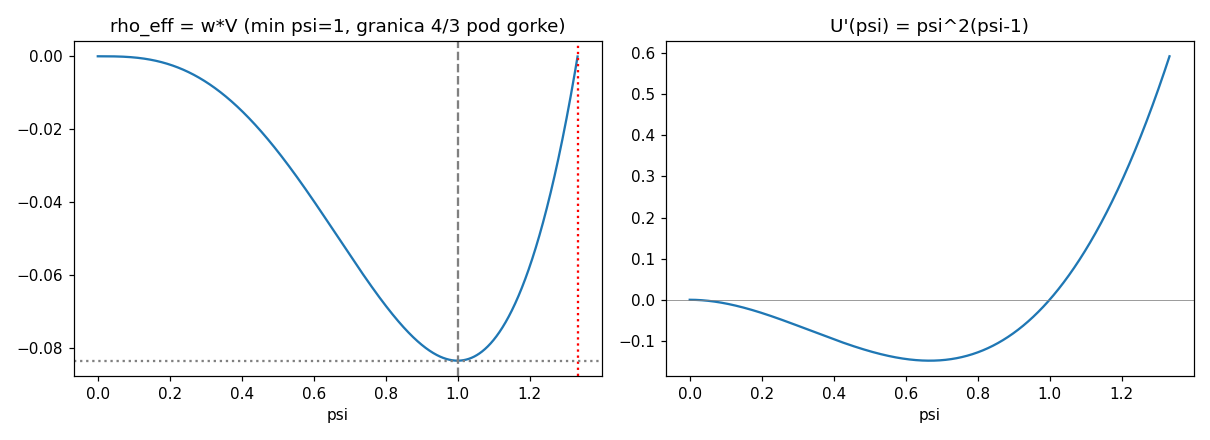

Write Python code to recreate this figure.
#!/usr/bin/env python3
# -*- coding: ascii -*-
"""
op-metric-pair-M911 (Phase 1) -- Q-A: krajobraz sektora grawitacyjnego
(w, V_M9.1'', K=K_geo psi^4), sympy + tabela kontrolna. ZERO relaksacji.

LOCK: Phase0_balance.md sec. 2 Phase 1; MD: Phase_method_decisions.md
sec. 1-3, 7. Formy (CYTATY sek08a, MD sec. 1):
  w(psi)   = psi/(4-3psi)                  [eq:vol-element-M911]
  V(psi)   = -gamma psi^2 (4-3psi)^2 / 12  [eq:V-M911]
  K(psi)   = K_geo psi^4                   [eq:K-coupling-unified]
Odczyt PRIMARY = B (MD sec. 2): kinetyka 1/2 K_geo psi^4 |grad psi|^2
(w * g^ij(M9.1'') = 1); odczyt A odnotowany: Keff_A = psi^5/(4-3psi).
rho_eff = w*V wspolne dla obu odczytow.

Q-A-PASS (litera LOCKa): minimum psi* in (0,4/3), rho''(psi*)>0,
rho_eff(4/3) > rho_eff(psi*), E ograniczone z dolu (kinetyka >=0 na
dziedzinie + inf rho_eff > -inf), brak kierunku ucieczki.
P1b gate: rho_eff sympy vs float w {0.5, 1, 7/6, 1.3}, zgodnosc 1e-12;
tozsamosci wielomianowe U=wV, U'=w'V+wV' (simplify==0).

REJESTR [INPUT]: K_geo=gamma=1; progi detektorow psi {5/6, 7/6};
pas graniczny 4/3-1e-6 (nieuzywany w Phase 1).
"""
import sympy as sp

OUT = ("C:/Users/Mateusz/Documents/ObsydnianMain/TGP/TGP_v1/research/"
       "op-metric-pair-M911-2026-09-02/Phase1_output.txt")
lines = []


def em(s=""):
    print(s, flush=True)
    lines.append(s)


psi = sp.symbols('psi', positive=True)
gamma, Kgeo = sp.Integer(1), sp.Integer(1)          # INPUT (LOCK sec.1)

w = psi / (4 - 3 * psi)                              # eq:vol-element-M911
V = -gamma * psi**2 * (4 - 3 * psi)**2 / 12          # eq:V-M911
K = Kgeo * psi**4                                    # eq:K-coupling-unified
rho = sp.simplify(w * V)                             # rho_eff = w*V
rho_poly = gamma * (psi**4 / 4 - psi**3 / 3)         # MD sec.3 (U_eff, lin.999)
Keff_B = K                                           # PRIMARY (odczyt B)
Keff_A = sp.simplify(w * K)                          # odczyt A (odnotowany)

em("=" * 78)
em("Phase 1 -- Q-A: krajobraz pary metrycznej (w, V_M9.1'', K)")
em("REJESTR [INPUT]: K_geo=1 gamma=1; formy CYTAT sek08a (MD sec.1);")
em("PRIMARY odczyt B (MD sec.2): Keff=psi^4; odczyt A: Keff_A=w*K")
em("=" * 78)
em()
em("w(psi)     = %s" % sp.sstr(w))
em("V(psi)     = %s" % sp.sstr(sp.factor(V)))
em("K(psi)     = %s" % sp.sstr(K))
em("rho_eff    = w*V = %s  (simplify)" % sp.sstr(sp.factor(rho)))
em("Keff (B)   = %s ; Keff_A (odczyt A) = %s" % (sp.sstr(Keff_B),
                                                 sp.sstr(sp.factor(Keff_A))))
em()

# ---------------------------------------------------------- tozsamosci (P1b)
id1 = sp.simplify(rho - rho_poly)
wprime = sp.simplify(sp.diff(w, psi))
Vprime = sp.simplify(sp.diff(V, psi))
Uprime_poly = gamma * psi**2 * (psi - 1)
id2 = sp.simplify(wprime * V + w * Vprime - Uprime_poly)
em("TOZSAMOSCI (warunek uzycia postaci wielomianowej w silniku, MD sec.3):")
em("  U := w*V - gamma*(psi^4/4 - psi^3/3)      simplify -> %s" % sp.sstr(id1))
em("  U' := w'V + wV' - gamma*psi^2*(psi-1)     simplify -> %s" % sp.sstr(id2))
em("  w'(psi) = %s ; V'(psi) = %s" % (sp.sstr(sp.factor(wprime)),
                                      sp.sstr(sp.factor(Vprime))))
em("  zera V': %s  (srednie progowe LOCKa: (2/3+1)/2=5/6, (1+4/3)/2=7/6)"
   % sp.sstr(sp.solve(Vprime, psi)))
ok_ids = (id1 == 0 and id2 == 0)
em("  -> tozsamosci: %s" % ("PASS" if ok_ids else "FAIL"))
em()

# --------------------------------------------------- P1a: punkty krytyczne
em("P1a: punkty krytyczne rho_eff na (0, 4/3)")
rp = sp.simplify(sp.diff(rho, psi))
rpp = sp.simplify(sp.diff(rho, psi, 2))
em("  rho'  = %s" % sp.sstr(sp.factor(rp)))
em("  rho'' = %s" % sp.sstr(sp.factor(rpp)))
crits = sorted(sp.solve(sp.Eq(rp, 0), psi))
em("  rho'=0 -> psi in %s" % [sp.sstr(c) for c in crits])
interior = [c for c in crits if sp.Rational(0) < c < sp.Rational(4, 3)]
em("  punkty krytyczne WEWNATRZ (0,4/3): %s" % [sp.sstr(c) for c in interior])
psi_star = None
for c in interior:
    curv = rpp.subs(psi, c)
    em("    psi=%s: rho=%s (=%.10f), rho''=%s (%s)"
       % (sp.sstr(c), sp.sstr(rho.subs(psi, c)),
          float(rho.subs(psi, c)), sp.sstr(curv),
          "MINIMUM (rho''>0)" if curv > 0 else
          ("MAKSIMUM" if curv < 0 else "degeneracja")))
    if curv > 0:
        psi_star = c
em()

# ------------------------------------------- zachowanie 0+, 4/3-, granice
lim0 = sp.limit(rho, psi, 0, '+')
lim43 = sp.limit(rho, psi, sp.Rational(4, 3), '-')
rho43 = rho.subs(psi, sp.Rational(4, 3))
em("  zachowanie: rho_eff(0+) = %s ; rho_eff(4/3-) = %s ; rho_eff(4/3)=%s"
   % (sp.sstr(lim0), sp.sstr(lim43), sp.sstr(rho43)))
em("  monotonia: rho' = psi^2(psi-1) < 0 na (0,1), > 0 na (1,4/3)")
mono_dn = sp.simplify(rp.subs(psi, sp.Rational(1, 2))) < 0
mono_up = sp.simplify(rp.subs(psi, sp.Rational(7, 6))) > 0
em("    kontrola: rho'(1/2)<0: %s ; rho'(7/6)>0: %s" % (mono_dn, mono_up))
rho_min = sp.minimum(rho, psi, sp.Interval(0, sp.Rational(4, 3)))
em("  globalne minimum rho_eff na [0,4/3]: %s (=%.10f)"
   % (sp.sstr(rho_min), float(rho_min)))
em()

# ------------------------------- pelna gestosc: znak wspolczynnika kinet.
em("  pelna gestosc e = 1/2*Keff|grad psi|^2 + rho_eff:")
kin_B_pos = sp.simplify(Keff_B) > 0            # psi^4>0 dla psi>0
kin_A_pos = all(sp.simplify(Keff_A.subs(psi, v)) > 0
                for v in [sp.Rational(1, 10), sp.Rational(1, 2), 1,
                          sp.Rational(7, 6), sp.Rational(13, 10)])
kin_A_sign = sp.solve(sp.Eq(4 - 3 * psi, 0), psi)
em("    odczyt B: Keff = psi^4 > 0 na (0,4/3): %s" % bool(kin_B_pos))
em("    odczyt A: Keff_A = psi^5/(4-3psi) > 0 na (0,4/3): %s "
   "(biegun dopiero w psi=%s)" % (kin_A_pos, sp.sstr(kin_A_sign[0])))
em("    -> OBA odczyty: wspolczynnik kinetyczny DODATNI na dziedzinie;")
em("       E[psi] >= |Omega| * inf rho_eff = -|Omega|/12 -- OGRANICZONE"
   " z dolu, brak kierunku ucieczki")
em()

# ---------------------------------- stacjonarnosc psi=1 w pelnym E (P2a)
Up1 = sp.simplify((wprime * V + w * Vprime).subs(psi, 1))
em("  stacjonarnosc prozni w pelnym E: U'(1) = w'(1)V(1)+w(1)V'(1) = %s"
   % sp.sstr(Up1))
em("    -> psi*=1 JEST punktem krytycznym pelnego funkcjonalu"
   if Up1 == 0 else "    -> psi=1 NIE jest punktem krytycznym!")
em()

# --------------------------------------------------------- werdykt Q-A
c1 = psi_star is not None and sp.Rational(0) < psi_star < sp.Rational(4, 3)
c2 = psi_star is not None and rpp.subs(psi, psi_star) > 0
c3 = psi_star is not None and rho43 > rho.subs(psi, psi_star)
c4 = bool(kin_B_pos) and sp.Integer(rho_min * -12) == 1  # inf=-1/12 skonczony
em("WERDYKT Q-A (litera LOCKa sec.2 Phase 1):")
em("  (1) minimum psi* in (0,4/3): %s (psi*=%s)"
   % ("TAK" if c1 else "NIE", sp.sstr(psi_star)))
em("  (2) krzywizna rho''(psi*)>0: %s (rho''(%s)=%s)"
   % ("TAK" if c2 else "NIE", sp.sstr(psi_star),
      sp.sstr(rpp.subs(psi, psi_star)) if psi_star is not None else "-"))
em("  (3) rho_eff(4/3) > rho_eff(psi*): %s (%s > %s)"
   % ("TAK" if c3 else "NIE", sp.sstr(rho43),
      sp.sstr(rho.subs(psi, psi_star)) if psi_star is not None else "-"))
em("  (4) E ograniczone z dolu / brak ucieczki: %s (inf rho=%s, Keff>0)"
   % ("TAK" if c4 else "NIE", sp.sstr(rho_min)))
qa = "Q-A-PASS" if (c1 and c2 and c3 and c4) else "Q-A-FAIL"
em("  ==> %s" % qa)
em()

# ------------------------------------------------------------- P1b gate
em("P1b (gate zgodnosci sympy vs float, prog 1e-12):")
PTS = [sp.Rational(1, 2), sp.Integer(1), sp.Rational(7, 6),
       sp.Rational(13, 10)]


def rho_float(x):
    """Implementacja float silnika (postac wielomianowa, MD sec.3)."""
    return 1.0 * (x**4 / 4.0 - x**3 / 3.0)


gate_ok = True
for p in PTS:
    exact = rho.subs(psi, p)
    fexact = float(sp.N(exact, 30))
    fimpl = rho_float(float(p))
    d = abs(fexact - fimpl)
    ok = d <= 1e-12
    gate_ok = gate_ok and ok
    em("  psi=%-8s rho_sympy=%s = %.16g ; rho_float=%.16g ; |d|=%.3g -> %s"
       % (sp.sstr(p), sp.sstr(exact), fexact, fimpl, d,
          "OK" if ok else "FAIL"))
em("  P1b: %s" % ("PASS" if (gate_ok and ok_ids) else
                  "FAIL -- STOP (blad implementacji)"))
em()

# ----------------------------------------------------- tabela kontrolna
em("Tabela kontrolna (co 0.1, dziedzina (0,4/3)):")
em("  %-6s %-14s %-14s %-12s %-14s" % ("psi", "rho_eff", "U'=psi^2(psi-1)",
                                       "Keff=psi^4", "Keff_A=wK"))
import numpy as np
for x in np.arange(0.1, 1.34, 0.1):
    x = float(x)
    ka = x**6 / (4 - 3 * x**2) if x**2 < 4 / 3 else float('nan')
    em("  %-6.2f %+.6e %+.6e %.6e %.6e"
       % (x, rho_float(x), x * x * (x - 1), x**4, x**5 / (4 - 3 * x)))
try:
    import matplotlib
    matplotlib.use("Agg")
    import matplotlib.pyplot as plt
    xs = np.linspace(1e-4, 4 / 3 - 1e-4, 2000)
    fig, ax = plt.subplots(1, 2, figsize=(11, 4))
    ax[0].plot(xs, rho_float(xs))
    ax[0].axvline(1.0, ls='--', c='gray')
    ax[0].axvline(4 / 3, ls=':', c='red')
    ax[0].axhline(-1 / 12, ls=':', c='gray')
    ax[0].set_title("rho_eff = w*V (min psi=1, granica 4/3 pod gorke)")
    ax[0].set_xlabel("psi")
    ax[1].plot(xs, xs**2 * (xs - 1))
    ax[1].axhline(0, c='gray', lw=0.5)
    ax[1].set_title("U'(psi) = psi^2(psi-1)")
    ax[1].set_xlabel("psi")
    fig.tight_layout()
    fig.savefig(OUT.replace("Phase1_output.txt", "Phase1_landscape.png"),
                dpi=110)
    em("wykres kontrolny: Phase1_landscape.png zapisany")
except Exception as e:  # noqa: BLE001
    em("matplotlib niedostepny (%s) -- tylko tabela ASCII (MD sec.7)" % e)

em()
em("PODSUMOWANIE Phase 1: %s ; P1b %s" % (qa, "PASS" if gate_ok else "FAIL"))
with open(OUT, "w") as f:
    f.write("\n".join(lines) + "\n")
print("zapisano:", OUT)
